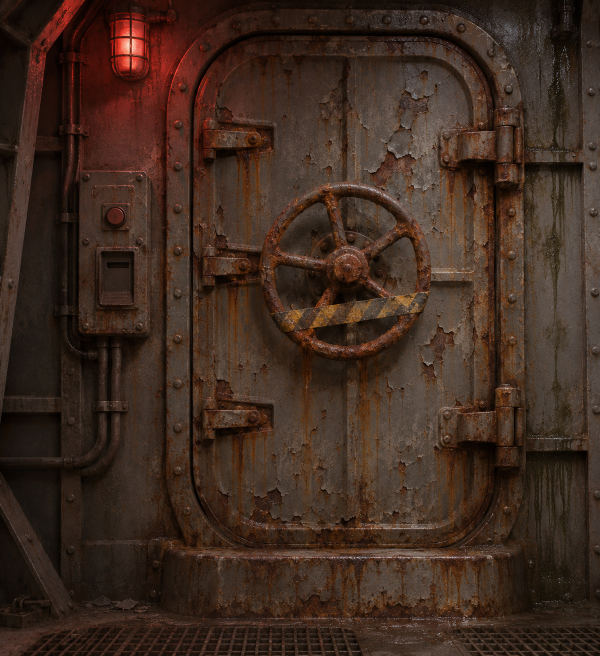
#> input picture docs/art/corridors/hatch-concept-rusted.png, 1199 x 1312 px (shown at 1/2 size)
$ python materials.py prepare
#> lines starting #> are read from the running program, lines starting #| are printed output that depends on the picture
### tools/quarters_aging/bake_finishes.py
"""Bake the unchanged clean finish and pack direct generated aged face images."""
import argparse
import json
from pathlib import Path

import numpy as np
from PIL import Image
from scipy.ndimage import distance_transform_edt

from colour import linear, srgb
from finish_fields import noise
from locker_faces import SOURCE, pack

ROOT = Path(__file__).resolve().parents[2]
DESIGN_ROI = (460, 440, 550, 600)


def design_paint():
    image = Image.open(ROOT/'docs/art/quarters/sheets/storage_locker_module/hero.png').convert('RGB')
    region = np.asarray(image.crop(DESIGN_ROI),np.float32)/255
    return srgb(np.median(linear(region),axis=(0,1)))


def write_atlas(path, data, nearest):
    data = data[tuple(nearest)]
    Image.fromarray(np.uint8(np.round(np.clip(data,0,1)*255))).save(path)


# [41 lines left out: functions bake, main, not called in this run]


# [1 lines that do not run on import are left out]

### tools/blender/quarters/wardrobe/materials.py
"""Generate and measure wardrobe face images without reconstructing their wear."""
import argparse
import json
import os
from pathlib import Path
import subprocess
import sys

import numpy as np
from PIL import Image, ImageFilter

ROOT = Path(__file__).resolve().parents[4]
HERE = Path(__file__).resolve().parent
SOURCE = ROOT / 'art-source/quarters/wardrobe'
SCRATCH = ROOT / 'tmp/mat1/wardrobe'
RUNTIME = ROOT / 'assets/props/quarters'
sys.path.insert(0, str(ROOT / 'tools/quarters_aging'))
from bake_finishes import design_paint
from colour import linear
from locker_faces import paint_fields, scores, eligible
from locker_gates import hsv
from select_locker_faces import calibrate, from_lab
from colour import lab

FACES = {
    'door-outer': dict(size=[.95, 1.98], pixels=[736, 1536], crop=[817, 119, 890, 352], hatch=True),
    'door-inner': dict(size=[.95, 1.98], pixels=[736, 1536], crop=[817, 119, 890, 352], hatch=True),
    'left': dict(size=[.65, 2.2], pixels=[448, 1536], crop=[445, 338, 535, 411]),
    'right': dict(size=[.65, 2.2], pixels=[448, 1536], crop=[704, 273, 831, 319]),
    'back': dict(size=[.952, 2.2], pixels=[672, 1536], crop=[817, 119, 890, 352], hatch=True),
    'top': dict(size=[.952, .626], pixels=[672, 448], crop=[656, 272, 720, 304]),
    'bottom': dict(size=[.952, .626], pixels=[672, 448], crop=[656, 272, 720, 304]),
    'frame': dict(size=[.08, 2.2], pixels=[64, 1536], crop=[438, 259, 459, 319]),
    'hardware': dict(size=[.2, .2], pixels=[512, 512], crop=[550, 814, 806, 1032], hatch=True),
    'left-inner': dict(size=[.65, 2.2], pixels=[448, 1536], crop=[445, 338, 535, 411]),
    'right-inner': dict(size=[.65, 2.2], pixels=[448, 1536], crop=[704, 273, 831, 319]),
    'ceiling': dict(size=[.952, .626], pixels=[672, 448], crop=[656, 272, 720, 304]),
    'header': dict(size=[.952, .06], pixels=[768, 64], crop=[438, 259, 841, 274]),
}


# [33 lines left out: functions measure, calibrate_means, not called in this run]


def face_passes(row, hardware=False):
    return eligible(row, hardware) and row['no_green'] < .005 and row['pixels_per_metre'] >= 600


def green_fraction(image):
    hue, saturation, _ = hsv(np.asarray(image.convert('RGB'), float) / 255)
    return float(((hue >= 70) & (hue <= 170) & (saturation > .23)).mean())


# [16 lines left out: function channels, not called in this run]


def prepare():
    SOURCE.mkdir(parents=True, exist_ok=True)
    SCRATCH.mkdir(parents=True, exist_ok=True)
    for name, face in FACES.items():
        concept = 'docs/art/corridors/hatch-concept-rusted.png' if face.get('hatch') else 'docs/art/quarters/concept-now.png'
        crop = Image.open(ROOT / concept).convert('RGB').crop(face['crop'])
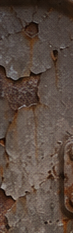
#> crop: PIL image 73x233 RGB; mean R, G, B 90.9, 74.6, 65
        crop.save(SOURCE / f'{name}-source.png')
        crop.resize(face['pixels'], Image.Resampling.LANCZOS).save(SOURCE / f'{name}-input.png')
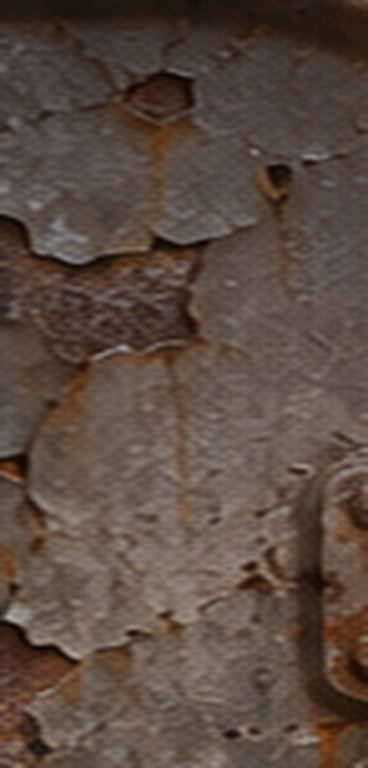
#> saved as door-outer-input.png: PIL image 736x1536 RGB (shown at 1/2 size); mean R, G, B 90.9, 74.6, 65
#> pass 3 of the loop in prepare, `for name, face in FACES.items():`:
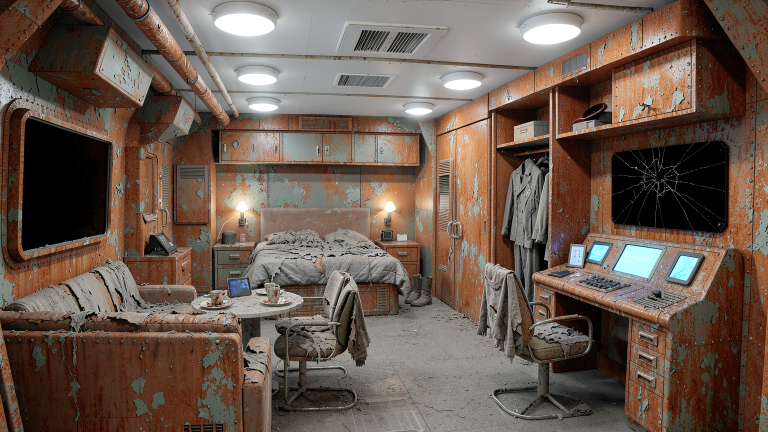
#> input picture docs/art/quarters/concept-now.png, 1536 x 864 px (shown at 1/2 size)
#> in prepare, `crop = Image.open(ROOT / concept).convert('RGB').crop(face['crop'])`:
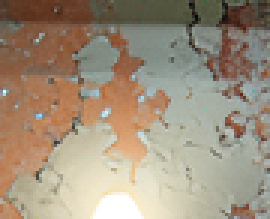
#> crop: PIL image 90x73 RGB (shown 3 times larger); mean R, G, B 160.1, 145.2, 125.5
#> in prepare, `crop.resize(face['pixels'], Image.Resampling.LANCZOS).save(SOURCE / f'..`:
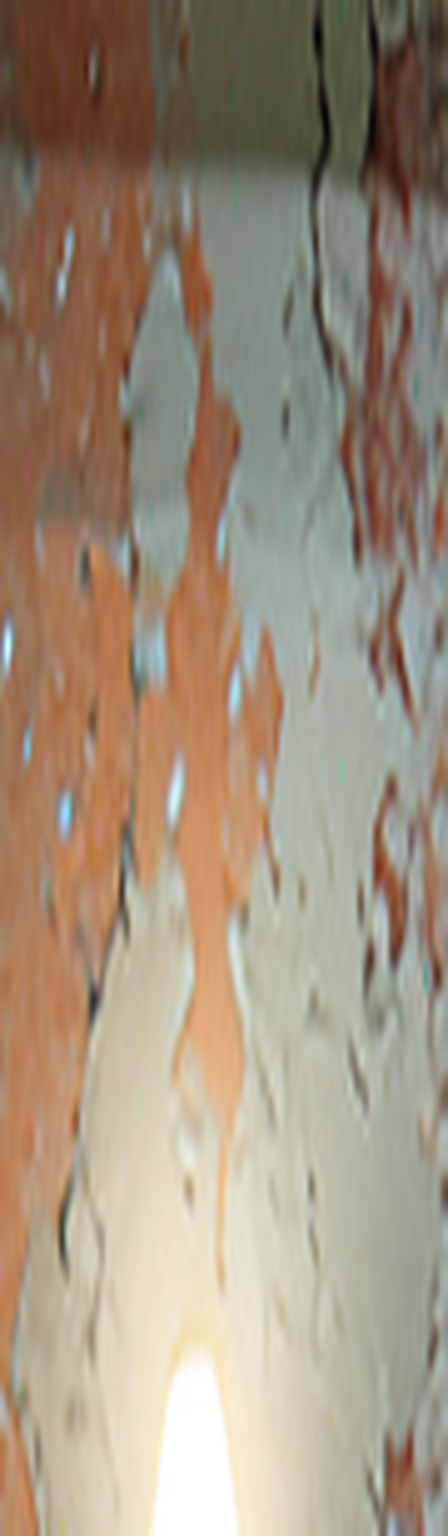
#> saved as left-input.png: PIL image 448x1536 RGB; mean R, G, B 160.1, 145.2, 125.5
#> the loop made 13 passes; the first 3 are shown
        prompt = (
            'Edit the reference into a flat, evenly lit, shadowless, edge-to-edge aged painted steel material image. '
            'Preserve the reference muted grey-green paint and reddish brown iron oxides. '
            'This is one complete face of a wardrobe aboard a sealed sterile dry oxygenated ship after 1000 years. '
            'No mould, moss, vegetation or biological decay. Remove hardware, seams, perspective and cast shadows. '
            'Do not draw an object, frame or a border. Preserve ragged irregular paint-loss boundaries. '
            'Paint fails most at the outer edges and corners, with isolated worn fixture outlets. '
            'Keep the broad central painted field quiet, with sparse different-sized irregular corrosion patches. '
            'A few narrow rusty trails descend from fixture outlets with gently wandering paths and tapered ends. '
            'No straight stripes, geometric cutouts, regular blotches or repeating motifs. ')
        if name in ('top', 'bottom'):
            prompt += ('This face is horizontal. No downward trails. A fine soft even low-contrast warm grey dust veil '
                       'lies over the paint and corrosion. No cloudy patches, swirls, drifts or stains. ')
        if name == 'ceiling':
            prompt += ('This face is the downward-facing interior roof. No settled dust or vertical runoff. '
                       'Preserve the quiet old paint and irregular edge corrosion. ')
        if name == 'hardware':
            prompt = ('Remove all hardware, objects, seams, borders, perspective and shadows. Preserve the extensive '
                      'dark reddish brown rust and orange corrosion of this reference. Fill the whole image with '
                      'only continuous flat heavily corroded steel, lit flat and evenly. Fine irregular pits and '
                      'dark cavities intermix with orange oxide and small grey metal flecks. No repeating shapes. '
                      'Sealed sterile dry oxygenated ship after 1000 years; no biological growth. ')
        if name.startswith('door'):
            prompt += ('This full upright leaf has faint narrow rusty runs under small vent outlets in the upper quarter '
                       'and one recessed latch near mid-height, without drawing the hardware. ')
        if name == 'header':
            prompt = ('Edit this reference into a flat evenly lit grey-green painted steel material image. '
                      'The image covers a horizontal strip 0.952 metres wide and 0.06 metres tall. '
                      'Retain the muted grey paint and dark reddish brown iron oxide palette. '
                      'Small broken irregular chips and oxide patches cluster close to the upper and lower edges '
                      'and at the two end corners, leaving the broad middle painted. '
                      'No continuous border, frame, dark stripe or wide rust band. No vertical trails. '
                      'Intact paint has slow gentle uneven pigment variation, not speckles, plaster or pebbles. '
                      'Do not draw an object, seam, hardware, perspective or shadows. '
                      'Sealed sterile dry oxygenated ship after 1000 years. No biological growth or saturated green. ')
        (SOURCE / f'{name}-prompt.txt').write_text(prompt.rstrip() + '\n')
    (SOURCE / 'face-layout.json').write_text(json.dumps(dict(
        faces=FACES, paint_height_m=.0015, hardware_pitch_m=.2,
        mapping='Direct whole-face projection in each mesh local frame; no procedural wear composition',
        clean_paint_srgb=design_paint().tolist()), indent=2) + '\n')


# [158 lines left out: functions generate, mute_green, select, pack, not called in this run]


def main():
    parser = argparse.ArgumentParser(description=__doc__)
    parser.add_argument('action', choices=['prepare', 'generate', 'select'])
    parser.add_argument('--face', action='append', choices=list(FACES))
    parser.add_argument('--count', type=int, default=4)
    parser.add_argument('--offset', type=int, default=0)
    args = parser.parse_args()
    if args.action == 'prepare':
        prepare()
    elif args.action == 'generate':
        generate(args.face, args.count, args.offset)
    else:
        select(args.face)


if __name__ == '__main__':
#> (the run stopped early here; a loop or call above may not have finished)
